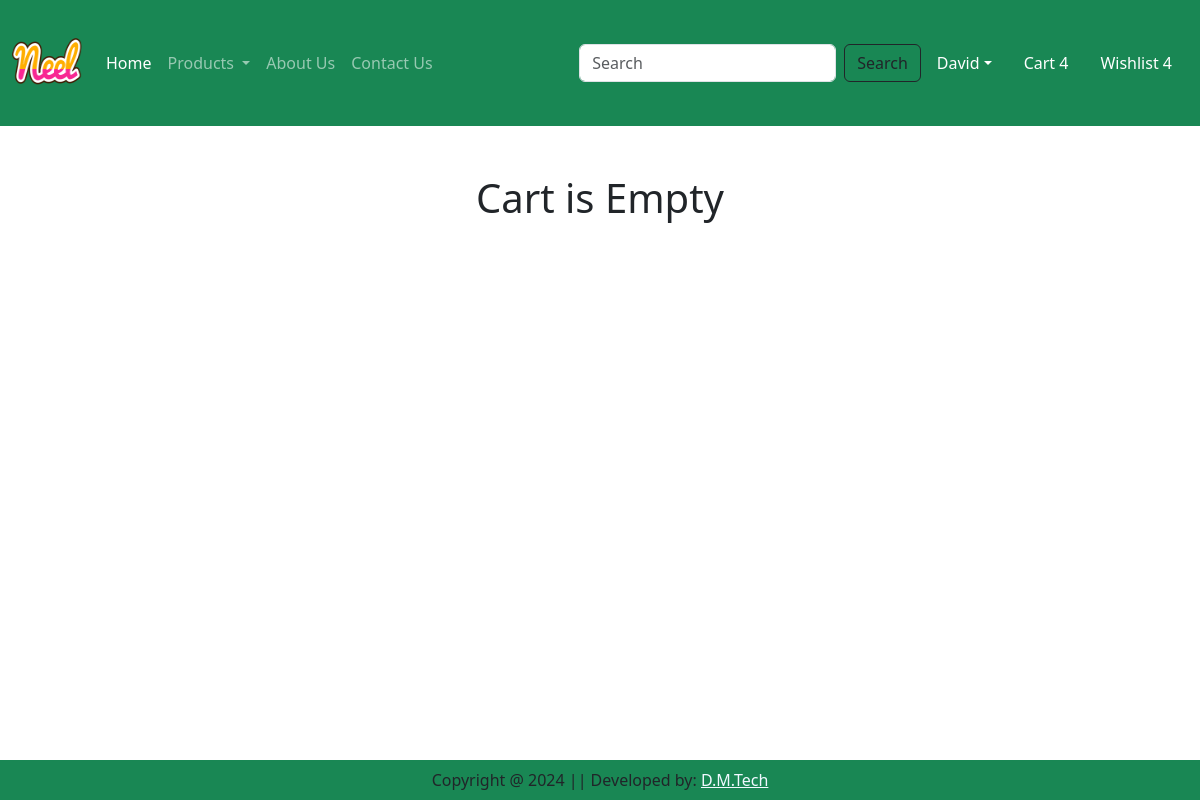
The page /cart/ (signed in) on the database as committed earlier.
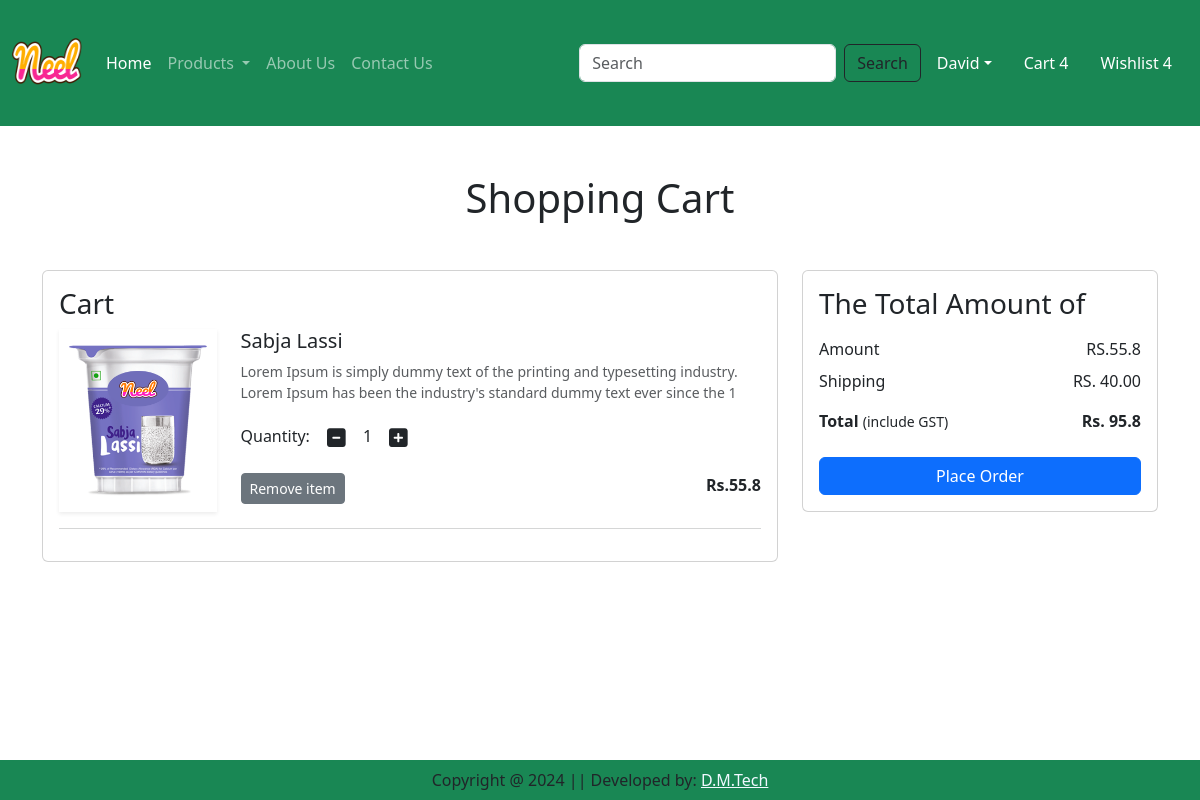
The same page on the database as committed later.
### agrofuture/models.py (models this page shows, shortened)
class Cart(models.Model):
    user = models.ForeignKey(User, on_delete=models.CASCADE)
    product = models.ForeignKey(Product, on_delete=models.CASCADE)
    quantity = models.PositiveIntegerField(default=1)

class Product(models.Model):
    title = models.CharField(max_length=100)
    selling_price = models.FloatField()
    discount_price = models.FloatField()
    descrption = models.TextField()
    composition = models.TextField(default='')
    prodapp = models.TextField(default='')
    category = models.CharField(choices=CATEGORY_CHOCES, max_length=2)
    product_image = models.ImageField(upload_to='product')

### agrofuture/views.py (the view)
# urls.py: path('cart/', views.show_cart, name='showcart'),
def show_cart(request):
    user = request.user
    cart = Cart.objects.filter(user=user)
    amount = 0
    for p in cart:
        value = p.quantity * p.product.discount_price
        amount = amount + value
    totalamount = amount + 40
    return render(request, 'app/addtocart.html',locals())

### agrofuture/templates/app/addtocart.html (shortened to what this page needs)
{% extends 'app/base.html' %}
{% load static %}
{% block main-content %}
<div class="container my-5">
    <div class="row">
    {% if cart %}
        <h1 class="text-center mb-5">Shopping Cart</h1>
        <div class="col-sm-8">
        <div class="card">
            <div class="card-body">
                <h3>Cart</h3>
            {% for item in cart %}
                <div class="row">
                <div class="col-sm-3 text-center align-self-center"><img src="{{item.product.product_image.url}}" alt="" srcset="" class="img-fluid img-thumbmail shadow-sm" height="150" width="159"> </div>
                <div class="col-sm-9">
                    <div>
                        <h5>{{item.product.title}}</h5>
                        <p class="mb-2 text-muted small">{{item.product.descrption}}</p>
                        <div class="my-3">
                            <label for="quantity">Quantity:</label>
                            <a class="minus-cart btn" pid={{item.product.id}}><i class="fas fa-minus-square fa-lg"></i></a>
                            <span id="quantity">{{item.quantity}}</span>
                            <a class="plus-cart btn" pid={{item.product.id}}><i class="fas fa-plus-square fa-lg"></i></a>
                        </div>
                        <div class="d-flex justify-content-between">
                            <a href="#" class="remove-cart btn btn-sm btn-secondary mr-3" pid={{item.product.id}}>Remove item</a>
                            <p class="mb-0"><span><strong>Rs.{{item.product.discount_price}}</strong></span></p>
                        </div>
                    </div>
                </div>
                </div>
                <hr class="text-muted">
            {% endfor %}
            </div>
        </div>
        </div>
        <div class="col-sm-4">
        <div class="card">
        <div class="card-body">
            <h3>The Total Amount of</h3>
            <ul class="list-group">
            <li class="list-group-item d-flex justify-content-between align-items-center border-0 px-0 pb-0">Amount<span id="amount">RS.{{amount}}</span></li>
            <li class="list-group-item d-flex justify-content-between align-items-center border-0 px-0">Shipping<span>RS. 40.00</span></li>
            <li class="list-group-item d-flex justify-content-between align-items-center border-0 px-0 mb-3">
            <div>
                <strong>Total</strong> <small>(include GST)</small>
            </div>
            <span id="totalamount"><strong>Rs. {{totalamount}}</strong></span>
            </li>
            </ul>
            <div class="d-grid"><a href="{% url 'checkout' %}" class="btn btn-primary">Place Order</a></div>
        </div>
        </div>
        </div>
    {% else %}
        <h1 class="text-center mb-5">Cart is Empty</h1>
    {% endif %}
    </div>
</div>
{% endblock main-content %}

Rows that differ between the two databases and show on the page:
added Cart: product.product_image (picture), product "Sabja Lassi", product.descrption "Lorem Ipsum is simply dummy text of the printing and typesetting industry. Lorem Ipsum has been the industry's standard dummy text ever since the 1", quantity "1", product.discount_price "55.8"
Other text that changed with them:
{{ amount }}: (not shown) → "55.8"
{{ totalamount }}: (not shown) → "95.8"
text no longer shown: "Cart is Empty"
text now shown: "Shopping Cart Cart The Total Amount of Amount RS. Shipping RS. 40.00 Total (include GST) Rs. Place Order"
